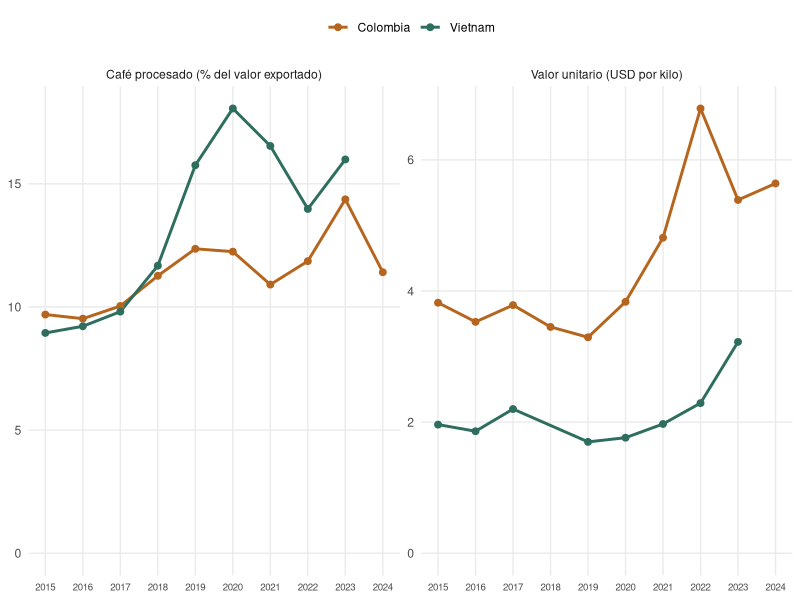
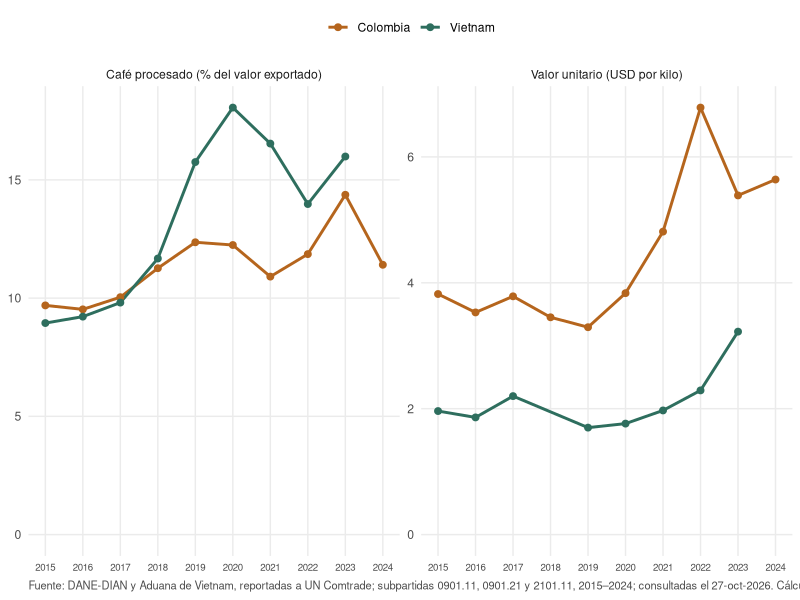

Recreate these plots in R, in order.
## ---- chunk 1
#| label: datos
# Todo número de este documento sale de este código y de cafe_colombia_vietnam.csv
library(dplyr)
library(tidyr)
library(ggplot2)
library(knitr)

base <- read.csv("cafe_colombia_vietnam.csv", encoding = "UTF-8")

# Formato de números en español
num <- function(x, d = 1) ifelse(is.na(x), "-",
  formatC(x, format = "f", digits = d, big.mark = ".", decimal.mark = ","))

# Vietnam 2018: peso neto estimado por Comtrade y atípico; se excluye de los cálculos por kilo
base_kg <- base |>
  mutate(peso_kg = ifelse(pais == "Vietnam" & anio == 2018, NA, peso_kg))

ind <- base_kg |>
  group_by(pais, anio) |>
  summarise(
    valor_total    = sum(valor_usd),
    peso_total     = sum(peso_kg),
    proc_valor     = 100 * sum(valor_usd[producto != "Verde"]) / sum(valor_usd),
    proc_kg        = 100 * sum(peso_kg[producto != "Verde"]) / sum(peso_kg),
    usd_kg         = sum(valor_usd) / sum(peso_kg),
    usd_kg_verde   = valor_usd[producto == "Verde"]   / peso_kg[producto == "Verde"],
    usd_kg_soluble = valor_usd[producto == "Soluble"] / peso_kg[producto == "Soluble"],
    .groups = "drop"
  )

# Valor de una variable para un país y un año
v <- function(var, p, a) ind[[var]][ind$pais == p & ind$anio == a]

# Comparación lado a lado
lado <- ind |>
  select(pais, anio, proc_valor, proc_kg, usd_kg, usd_kg_soluble) |>
  pivot_wider(names_from = pais,
              values_from = c(proc_valor, proc_kg, usd_kg, usd_kg_soluble)) |>
  mutate(brecha_proc = proc_valor_Vietnam - proc_valor_Colombia,
         razon_kg    = usd_kg_Colombia / usd_kg_Vietnam,
         razon_sol   = usd_kg_soluble_Colombia / usd_kg_soluble_Vietnam)
desde19 <- filter(lado, anio >= 2019, anio <= 2023)
razones <- filter(lado, anio <= 2023, !is.na(razon_kg))
sol <- filter(lado, anio <= 2023, !is.na(razon_sol))

# Descomposición de la brecha en USD por kilo: efecto mezcla + efecto precio
descomp <- base_kg |>
  filter(!is.na(peso_kg)) |>
  group_by(pais, anio) |>
  mutate(s = peso_kg / sum(peso_kg), p = valor_usd / peso_kg) |>
  ungroup() |>
  select(pais, anio, producto, s, p) |>
  pivot_wider(names_from = pais, values_from = c(s, p)) |>
  filter(!is.na(s_Colombia), !is.na(s_Vietnam)) |>
  group_by(anio) |>
  summarise(
    brecha = sum(s_Colombia * p_Colombia) - sum(s_Vietnam * p_Vietnam),
    mezcla = sum((s_Colombia - s_Vietnam) * (p_Colombia + p_Vietnam) / 2),
    precio = sum((s_Colombia + s_Vietnam) / 2 * (p_Colombia - p_Vietnam)),
    precio_verde = sum(((s_Colombia + s_Vietnam) / 2 * (p_Colombia - p_Vietnam))[producto == "Verde"]),
    .groups = "drop"
  )
parte_verde <- 100 * mean(descomp$precio_verde / descomp$precio)

# Crecimiento del valor exportado 2015-2023 (tasa anual compuesta)
crec <- function(p) 100 * ((v("valor_total", p, 2023) / v("valor_total", p, 2015))^(1 / 8) - 1)

# Movimiento 4: Comtrade en café verde equivalente (factores de la OIC: tostado 1,19; soluble 2,6)
co24 <- filter(base, pais == "Colombia", anio == 2024)
kg_eq <- with(co24, sum(peso_kg * c(Verde = 1, Tostado = 1.19, Soluble = 2.6)[producto]))
verde_eq   <- 100 * co24$peso_kg[co24$producto == "Verde"] / kg_eq
sacos_eq   <- kg_eq / 60
verde_val  <- 100 * co24$valor_usd[co24$producto == "Verde"] / sum(co24$valor_usd)
fnc_verde  <- 100 * 11419570 / 12322863   # FNC, tabla anual 2024
fnc_sacos  <- 12322863
## ---- chunk 2
#| label: tbl-indicadores
#| tbl-cap: "Participación del café procesado y valor unitario de las exportaciones de café (2015–2024)"
#| tbl-colwidths: [12, 22, 22, 22, 22]
kable(
  lado |>
    arrange(anio) |>
    transmute(`Año` = as.character(anio),
              `Procesado Colombia (% del valor)` = num(proc_valor_Colombia, 2),
              `Procesado Vietnam (% del valor)`  = num(proc_valor_Vietnam, 2),
              `USD/kg Colombia` = num(usd_kg_Colombia, 2),
              `USD/kg Vietnam`  = num(usd_kg_Vietnam, 2)),
  align = "ccccc")
## ---- chunk 3
#| label: fig-paneles
#| fig-cap: "Participación del café procesado y valor unitario de las exportaciones de café, Colombia y Vietnam, 2015–2024. Fuente: DANE-DIAN (Colombia) y Aduana de Vietnam, reportadas a UN Comtrade; subpartidas 0901.11, 0901.21 y 2101.11; consultadas el 27 de octubre de 2026. Cálculo propio."
#| fig-width: 9
#| fig-height: 3.8
#| out-width: "100%"
g <- ind |>
  select(pais, anio,
         `Café procesado (% del valor exportado)` = proc_valor,
         `Valor unitario (USD por kilo)` = usd_kg) |>
  pivot_longer(-c(pais, anio), names_to = "medida", values_to = "valor") |>
  filter(!is.na(valor)) |>
  ggplot(aes(anio, valor, color = pais)) +
  geom_line(linewidth = 1) + geom_point(size = 2) +
  facet_wrap(~medida, scales = "free_y") +
  scale_color_manual(values = c(Colombia = "#B5651D", Vietnam = "#2E6E5E")) +
  scale_x_continuous(breaks = 2015:2024) +
  scale_y_continuous(limits = c(0, NA)) +
  labs(x = NULL, y = NULL, color = NULL) +
  theme_minimal(base_size = 11) +
  theme(legend.position = "top", panel.grid.minor = element_blank(),
        axis.text.x = element_text(size = 7))
g
ggsave("grafica_cafe.png",
       g + labs(caption = paste("Fuente: DANE-DIAN y Aduana de Vietnam, reportadas a UN Comtrade;",
                                "subpartidas 0901.11, 0901.21 y 2101.11, 2015–2024; consultadas el 27-oct-2026. Cálculo propio.")) +
         theme(plot.caption = element_text(hjust = 0, size = 8, color = "grey30")),
       width = 9, height = 4.3, dpi = 300, bg = "white")
## ---- chunk 4
#| label: tbl-descomposicion
#| tbl-cap: "Descomposición de la brecha en valor por kilo entre Colombia y Vietnam (USD por kilo)"
#| tbl-colwidths: [12, 22, 22, 22, 22]
kable(descomp |>
        transmute(`Año` = as.character(anio),
                  `Brecha total` = num(brecha, 2),
                  `Efecto mezcla` = num(mezcla, 2),
                  `Efecto precio` = num(precio, 2),
                  `del cual: café verde` = num(precio_verde, 2)),
      align = "ccccc")
